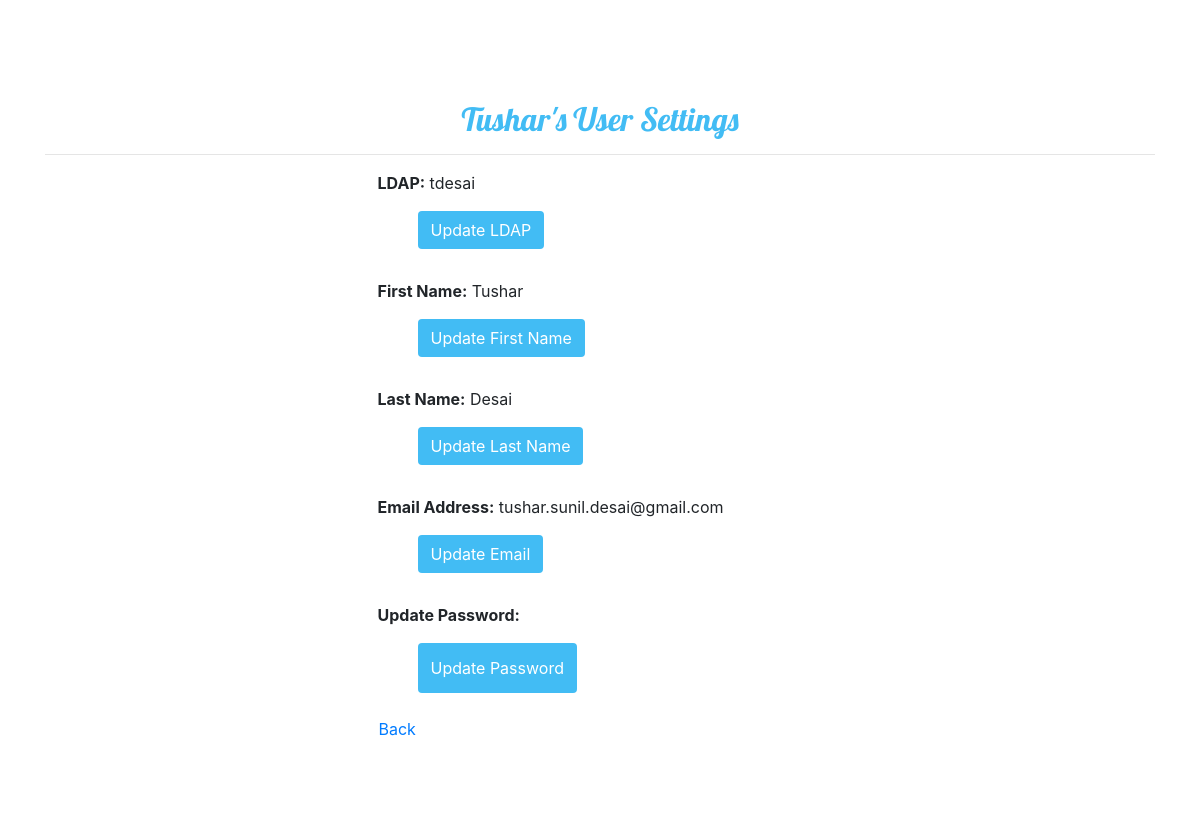
Page /quest/user_settings_info/tdesai (signed in) on the earlier database version.
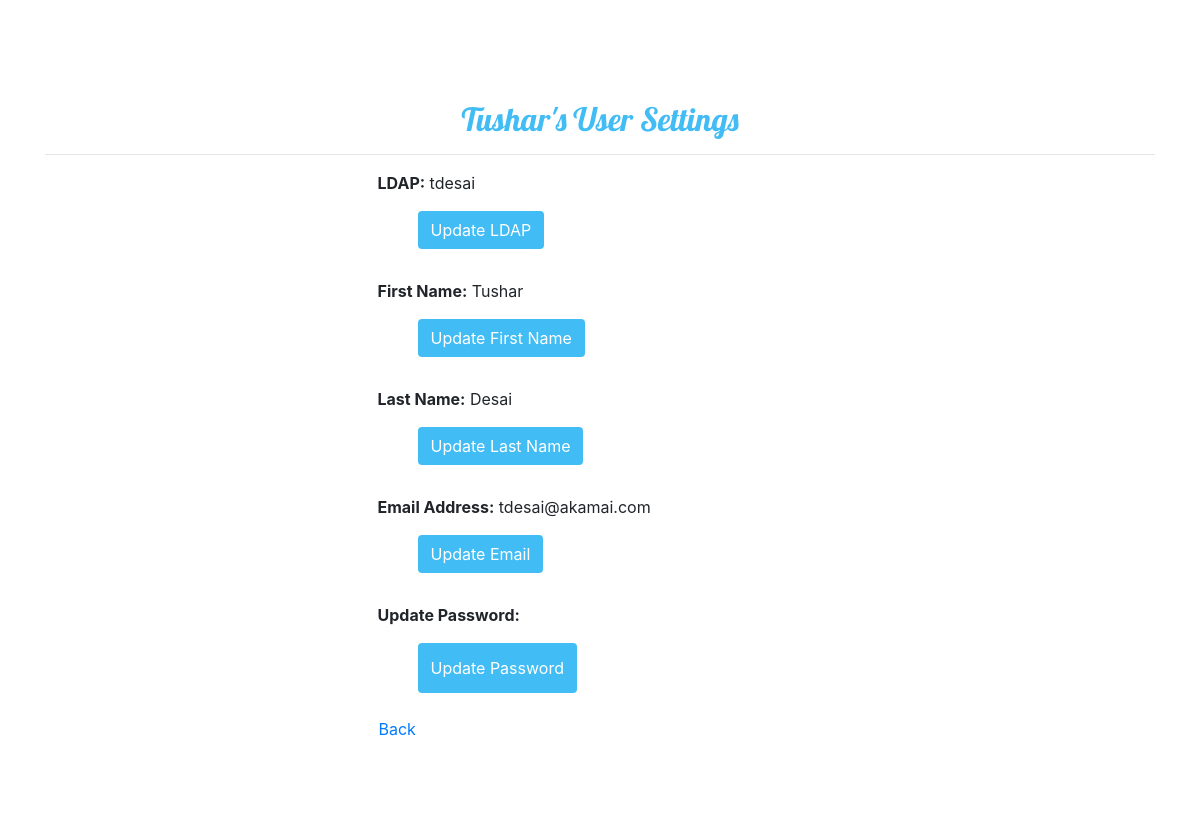
Same page on the later database version.
### quest_extension/models.py (models this page shows)
class User(models.Model):
    user_ldap = models.CharField(max_length=45)
    user_first_name = models.CharField(max_length=45)
    user_last_name = models.CharField(max_length=45)
    user_email = models.CharField(max_length=45)
    user_password = models.CharField(max_length = 100)
    user_reset_password_pin = models.CharField(max_length = 100, null=True, default = None)

### quest_extension/views.py (the view)
# urls.py: path('user_settings_info/<ldap>',views.get_user_settings_info),
def get_user_settings_info(request, ldap):
    if not validate_user_access(request, ldap):
        return HttpResponseRedirect('/quest/user_login')
    current_user = User.objects.get(user_ldap = ldap)
    context = {'current_user': current_user}
    return render(request, 'quest_extension/user_settings_info.html', context)

### quest_extension/logic.py (called while the page is built)
def validate_user_access(request, ldap):
    return 'current_user_ldap' in request.session and request.session['current_user_ldap'] == ldap

### quest_extension/templates/quest_extension/user_settings_info.html (shortened to what this page needs)
{% load static %}
<!DOCTYPE html>
<html>
<head>
    <link rel="stylesheet" type="text/css" href="{% static 'quest_extension/settings_info/user_settings_info_style.css' %}">
    <link rel="stylesheet" href="https://stackpath.bootstrapcdn.com/bootstrap/4.3.1/css/bootstrap.min.css">
</head>
<body>
    <div class="container-fluid">
			<div class="container">
                <h2 class="text-center" id="title" style = 'color: #42bcf4;'>
                {{current_user.user_first_name}}'s User Settings
                </h2>
				 <hr>
				<div class="row">
				<div class="col-md-5 col-centered">
                        <p><strong>LDAP:</strong> {{current_user.user_ldap}}</p>
                        <button id = 'update_ldap_button' class='btn' style = 'background-color: #42bcf4; color:white; margin-left:40px;' onclick="update('ldap')"> Update LDAP</button>
                        <p style = 'margin-top: 30px'> <strong>First Name:</strong>  {{current_user.user_first_name }} </p>
                        <button id = 'update_first_name_button' class='btn' style = 'background-color: #42bcf4; color:white; margin-left:40px;' onclick="update('first_name')"> Update First Name</button>
                        <p style = 'margin-top: 30px'> <strong>Last Name:</strong> {{current_user.user_last_name}} </p>
                        <button id = 'update_last_name_button' class='btn' style = 'background-color: #42bcf4; color:white; margin-left:40px;' onclick="update('last_name')"> Update Last Name</button>
                        <p style = 'margin-top: 30px'> <strong>Email Address:</strong> </h3> {{current_user.user_email}} </p>
                        <button id = 'update_email_button' class='btn' style = 'background-color: #42bcf4; color:white;; margin-left:40px;' onclick="update('email')"> Update Email</button>
                        <p style = 'margin-top: 30px;'><strong>Update Password:</strong></p>
                        <button id = 'update_password_button' class='btn' style = 'background-color: #42bcf4; color:white; margin-left:40px;' onclick="update('password')"> Update Password</button>
                        <form method = 'GET' style = 'margin-top: 5%' action = '/quest/user_project_page/{{current_user.user_ldap}}'>
                            <button class = 'btn btn-link' style = 'padding:0'id = 'back_button' type='submit'> Back </button>
                        </form>
				</div>
			<br>
			<br>
			</div>
		</div>
    </div>
</body>
</html>

### quest_extension/static/quest_extension/settings_info/user_settings_info_style.css (style rules this page uses)
#update_password_button { height: 50px; width: 10xw0px; }
body { background-color:#eee; }
.container-fluid { padding:50px; }
.container { background-color:white;padding:50px; }
#title { font-family: 'Lobster', cursive;; }
.col-centered { float: none; margin: 0 auto; }

Differences in the rows shown:
changed User "Tushar": user_email "tushar.sunil.desai@gmail.com" → "tdesai@akamai.com"
